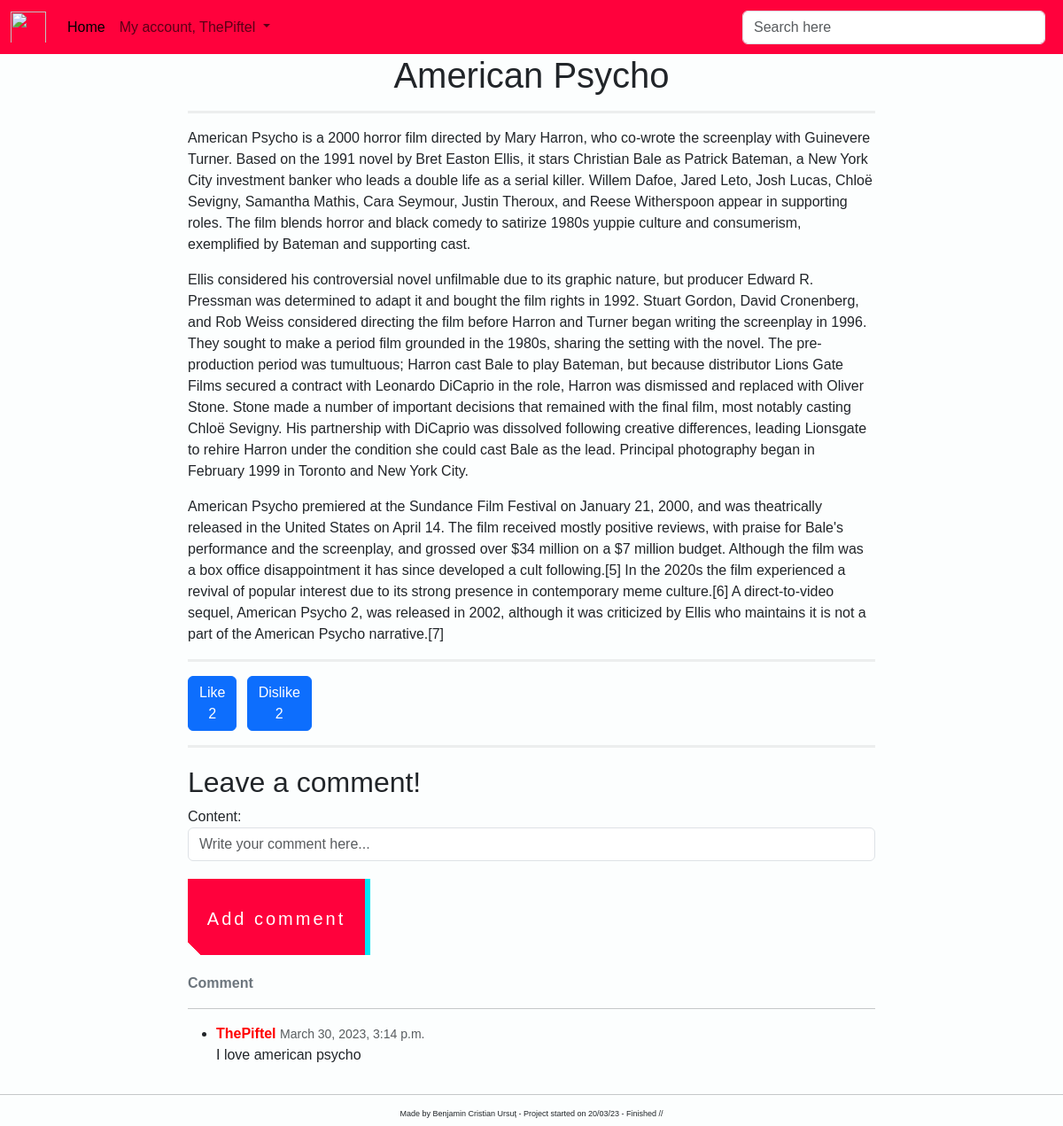
The page /detail_view_post/32/ (signed in) on the database its author committed.
### post/models.py (models this page shows, shortened)
class Post(models.Model):
    image = models.ImageField(null=True, blank=True)
    title = models.CharField(max_length=200, null=True)
    description = RichTextField(blank=True, null=True)
    small_description = models.TextField(null=True, blank=True)
    date = models.DateField(auto_now_add=True, null=True)
    likes = models.ManyToManyField(User, related_name='blog_posts', blank=True)
    dislikes = models.ManyToManyField(User, related_name='blog', blank=True)
    created_on = models.DateTimeField(auto_now_add=True, null=True)
    class Meta:
        ordering = ['-created_on']
    def total_like(self):
        return self.likes.count()
    def total_dislike(self):
        return self.dislikes.count()

class PostComment(models.Model):
    blogpost_connected = models.ForeignKey(Post, related_name='comments', on_delete=models.CASCADE)
    author = models.ForeignKey(User, on_delete=models.CASCADE)
    content = TextField()
    likes = models.ManyToManyField(User, related_name='comment', blank=True)
    date_posted = models.DateTimeField(auto_now_add=True, null=True)
    class Meta:
        ordering = ['-date_posted']

### post/views.py (the view)
# urls.py: path('detail_view_post/<int:pk>/', views.PostDetailView.as_view(), name='detail-blog'),
class PostDetailView(LoginRequiredMixin, DetailView):
    template_name = 'post/detail_post.html'
    model = Post
    def get_context_data(self, **kwargs):
        data = super().get_context_data(**kwargs)
        comments_connected = PostComment.objects.filter(blogpost_connected=self.get_object())
        data['comments'] = comments_connected
        if self.request.user.is_authenticated:
            data['comment_form'] = NewCommentForm(instance=self.request.user)
        return data
    def post(self, request, *args, **kwargs):  # the request parameter, is a HTTP request
        new_comment = PostComment(content=request.POST.get('content'),
                                  author=self.request.user,
                                  blogpost_connected=self.get_object())
        new_comment.save()  # with this the comment is saved
        return self.get(self, request, *args, **kwargs)  # this is going to refresh the page with the new comment added

### post/forms.py
class NewCommentForm(forms.ModelForm):
    class Meta:
        model = PostComment
        fields = ['content']
        widgets = {
            'content': TextInput(attrs={
                'class': 'form-control',
                'placeholder': 'Write your comment here...'
            })
        }

### templates/post/detail_post.html (shortened to what this page needs)
{% extends 'base.html' %}
{% block content %}
    <div class="container-fluid">
        <div class="row">
            <div class="col-md-8 offset-md-2">
                <h1 class="text-center">{{ post.title }}</h1>
                <hr class="solid" style="border-top: 3px solid #bbb;">
                <p> {{ post.description | safe }}</p>
                <hr class="solid" style="border-top: 3px solid #bbb;">
                <div class="row">
                    <div class="col-1">
                        <form action="{% url 'like_post' post.pk %}" method="post">
                            <button type="submit" name="post_id" value="{{ post.id }}" class="btn btn-primary">
                                Like {{ post.total_like }}</button>
                        </form>
                    </div>
                    <div class="col-1">
                        <form action="{% url 'dislike_post' post.pk %}" method="post">
                            <button type="submit" name="post_id" value="{{ post.id }}" class="btn btn-primary">
                                Dislike {{ post.total_dislike }}</button>
                        </form>
                    </div>
                </div>
                <hr class="solid" style="border-top: 3px solid #bbb;">
                <h2 style="margin-top: 20px;">Leave a comment!</h2>
                <div id="comments_section">
                    {% if user.is_authenticated %}
                        <form method="POST">
                            <div class="form-group">
                                {{ comment_form }}
                                <button class="button-49" type="submit" style="margin-top: 20px; margin-bottom: 20px;">
                                    Add comment
                                </button>
                            </div>
                        </form>
                    {% else %}
                        <a class="button-49" href="{% url 'login' %}?next={{ request.path }}">Log in to add a
                            comment!</a><br>
                    {% endif %}
                    {% if comments %}
                        <strong class="text-secondary">{{ object.number_of_comments }}
                            Comment{{ object.number_of_comments|pluralize }}</strong>
                        <hr>
                        <ul>
                            {% for comment in comments %}
                                <li>
                                    <div>
                                        <span>
                                          <strong style="color: red;">{{ comment.author }} </strong>
                                          <small class="text-muted">{{ comment.date_posted }}</small>
                                        </span>
                                        <p>
                                            {{ comment.content|safe }}
                                        </p>
                                    </div>
                                </li>
                            {% endfor %}
                        </ul>
                    {% else %}
                        <strong class="text-secondary">No comments yet...</strong>
                    {% endif %}
                </div>
            </div>
        </div>
    </div>
{% endblock %}

### templates/navbar.html (shortened to what this page needs)
<nav class="navbar navbar-expand-lg" style="background-color: #FF013C">
    <div class="container-fluid">
        <img class="navbar-brand"
             src="https://external-content.duckduckgo.com/iu/?u=http%3A%2F%2Fclipart-library.com%2Fimages_k%2Fbears-logo-transparent%2Fbears-logo-transparent-8.png&f=1&nofb=1&ipt=9b6f724f443e20de8c7bcab7ae8802b0dc1c161da96e5839c84b3e390552ac47&ipo=images"
             width="40px" height="45px">
        <div class="collapse navbar-collapse" id="navbarSupportedContent">
            <ul class="navbar-nav me-auto mb-2 mb-lg-0">
                <li class="nav-item">
                    <a class="nav-link active" aria-current="page" href="{% url 'home' %}">Home</a>
                </li>
                {% if user.is_authenticated %}
                    <li class="nav-item dropdown">
                    <a class="nav-link dropdown-toggle" href="#" role="button" data-bs-toggle="dropdown"
                       aria-expanded="false">
                        My account, {{ user.username }}
                    </a>
                {% endif %}
                </li>
            </ul>
            <form method="get" class="d-flex" role="search" action="{% url 'search' %}" style="width: 350px">
                <input class="form-control me-2" type="search" name="search" placeholder="Search here"
                       aria-label="Search">
            </form>
        </div>
    </div>
</nav>

### static/css/my_style.css (style rules this page uses)
.button-49, .button-49:after { width: 150px; height: 50px; line-height: 78px; font-size: 20px; font-family: 'Bebas Neue', sans-serif; background: linear-gradient(45deg, transparent 5%, #FF013C 5%); border: 0; color: #fff; letter-spacing: 3px; box-shadow: 6px 0px 0px #00E6F6; outline: transparent; position: relative; user-select: none; -webkit-user-select: none; touch-action: manipulation; }
.button-49:after { --slice-0: inset(50% 50% 50% 50%); --slice-1: inset(80% -6px 0 0); --slice-2: inset(50% -6px 30% 0); --slice-3: inset(10% -6px 85% 0); --slice-4: inset(40% -6px 43% 0); --slice-5: inset(80% -6px 5% 0); content: 'CONTENT'; display: block; position: absolute; top: 0; left: 0; right: 0; bottom: 0; background: linear-gradient(45deg, transparent 3%, #00E6F6 3%, #00E6F6 5%, #FF013C 5%); text-shadow: -3px -3px 0px #F8F005, 3px 3px 0px #00E6F6; clip-path: var(--slice-0); }
@media (min-width: 768px) { .button-49, .button-49:after { width: 200px; height: 86px; line-height: 88px; } }

### templates/base.html (style rules this page uses)
body { background-color: #fcfefe; font-family: Helvetica, sans-serif; }

### rows shown on the page
Post: title "American Psycho", description "American Psycho is a 2000 horror film directed by Mary Harron, who co-wrote the screenplay with Guinevere Turner. Based on the 1991 novel by Bret Easton Ellis, it stars Christian Bale as Patrick Bateman, a New York City investment banker who leads a double life as a serial killer. Willem Dafoe, Jared Leto, Josh Lucas, Chloë Sevigny, Samantha Mathis, Cara Seymour, Justin Theroux, and Reese Witherspoon appear in supporting roles. The film blends horror and black comedy to satirize 1980s yuppie culture and consumerism, exemplified by Bateman and supporting cast. Ellis considered his controversial novel unfilmable due to its graphic nature, but producer Edward R. Pressman was determined to…", total_like "2", total_dislike "2"
PostComment: author "ThePiftel", date_posted "March 30, 2023, 3:14 p.m.", content "I love american psycho"

### other values the page prints
{{ user.username }} "ThePiftel"
